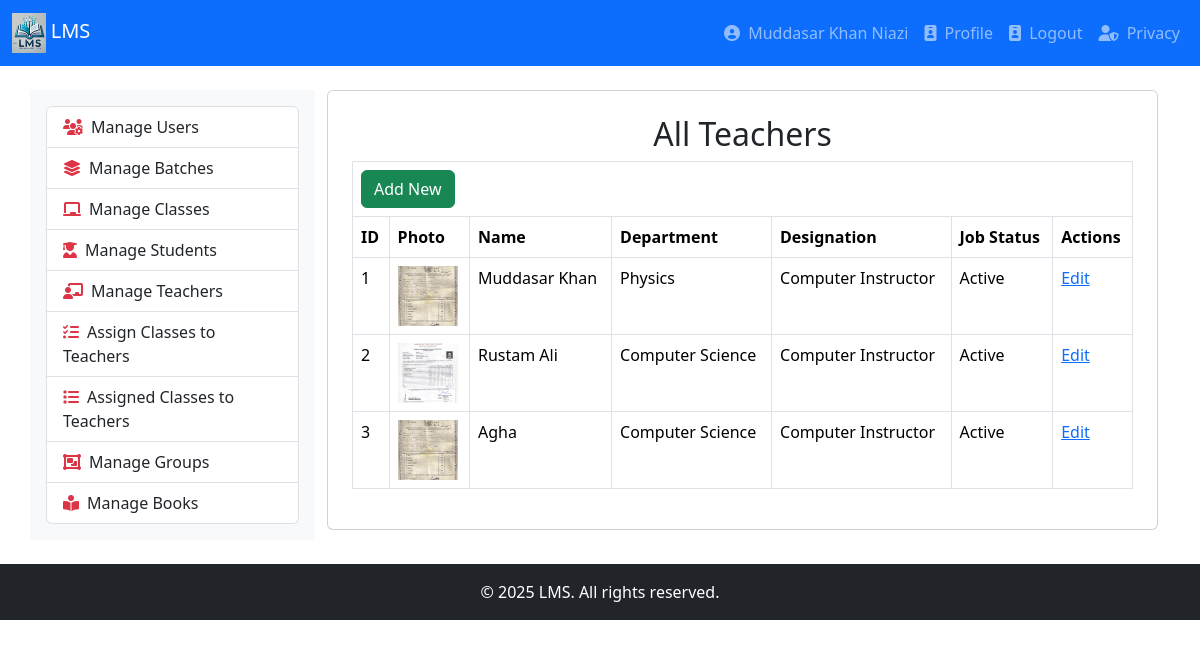
The page /teachers.php (signed in) on the database as committed earlier.
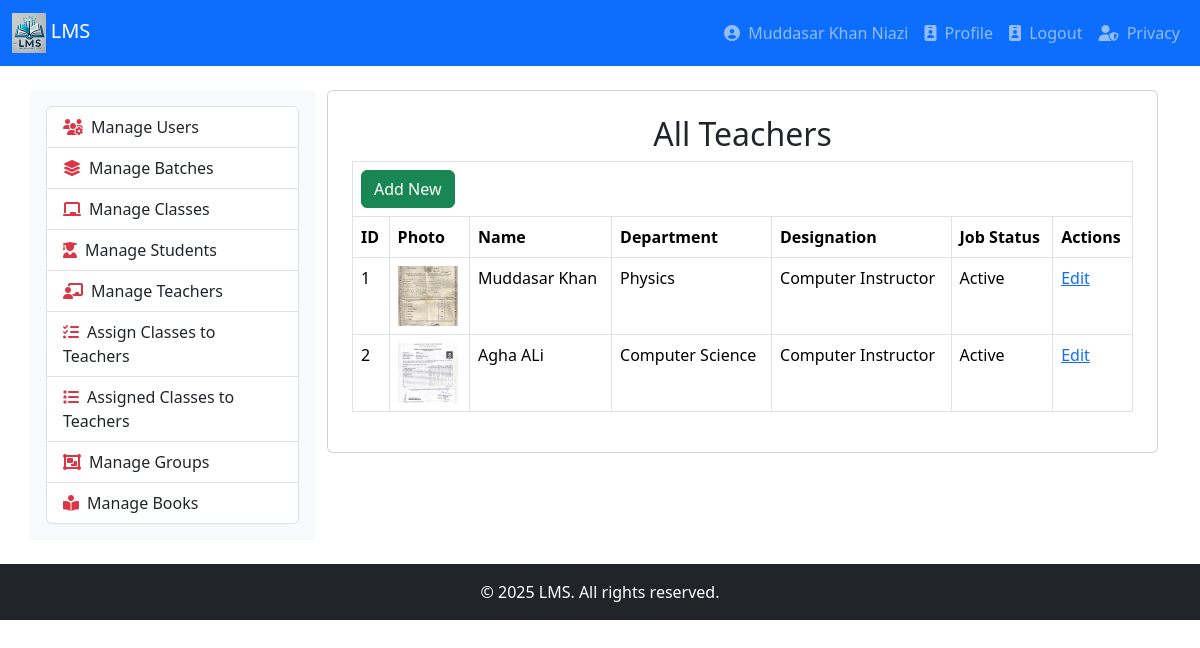
The same page on the database as committed later.
### tables this page shows
CREATE TABLE `teachers` (
  `teacher_id` int(11) NOT NULL,
  `teacher_name` varchar(100) NOT NULL,
  `cnic` varchar(15) NOT NULL,
  `photo` varchar(255) DEFAULT NULL,
  `designation` varchar(100) DEFAULT NULL,
  `highest_qualification` varchar(100) NOT NULL,
  `bps` int(11) DEFAULT NULL,
  `department` enum('Computer Science','Physics','Chemistry','Mathematics') NOT NULL,
  `subject` varchar(100) DEFAULT NULL,
  `job_nature` enum('Permanent','Contract','Visiting') DEFAULT 'Contract',
  `joining` date NOT NULL,
  `job_status` enum('Active','Resigned','Retired','Suspended') DEFAULT 'Active'
);

### teachers.php (the view, shortened to what this page needs)
<?php
include 'db.php';
$sql = "SELECT * FROM teachers";
$result = $conn->query($sql);
include 'header.php';
include 'navigation.php';
?>
<div class="container mt-4">
    <div class="row">
        <div class="col-md-3 bg-light p-3">
            <?php include 'leftbar.php'; ?>
        </div>
        <div class="col-md-9">
            <div class="card p-4">
                <h2 class="text-center">All Teachers</h2>
                <table class="table table-bordered">
                    <thead>
                        <tr>
                            <th colspan="7" class="text-right">
                                <a href="teacher.php" class="btn btn-success">Add New</a>
                            </th>
                        </tr>
                        <tr>
                            <th>ID</th>
                            <th>Photo</th>
                            <th>Name</th>
                            <th>Department</th>
                            <th>Designation</th>
                            <th>Job Status</th>
                            <th>Actions</th>
                        </tr>
                    </thead>
                    <tbody>
                        <?php
                        $sn = 0;
                        while ($row = $result->fetch_assoc()): ?>
                        <tr>
                            <td><?= ++$sn ?></td>
                            <td>
                                <?php if (!empty($row['photo']) && file_exists($row['photo'])): ?>
                                    <img src="<?php echo htmlspecialchars($row['photo']); ?>" alt="Photo" width="60" height="60" style="object-fit: cover;">
                                <?php else: ?>
                                    N/A
                                <?php endif; ?>
                            </td>
                            <td><?php echo htmlspecialchars($row['teacher_name']); ?></td>
                            <td><?php echo htmlspecialchars($row['department']); ?></td>
                            <td><?php echo htmlspecialchars($row['designation']); ?></td>
                            <td><?php echo htmlspecialchars($row['job_status']); ?></td>
                            <td>
                                <a href="teacher.php?id=<?php echo htmlspecialchars($row['teacher_id']); ?>">Edit</a>
                            </td>
                        </tr>
                        <?php endwhile; ?>
                    </tbody>
                </table>
            </div>
        </div>
    </div>
</div>
<?php include 'footer.php'; ?>

Rows that differ between the two databases and show on the page:
removed teachers: photo (picture), teacher_name "Rustam Ali", department "Computer Science", designation "Computer Instructor", job_status "Active"
changed teachers "Computer Science": photo: a different picture; teacher_name "Agha" → "Agha ALi"
